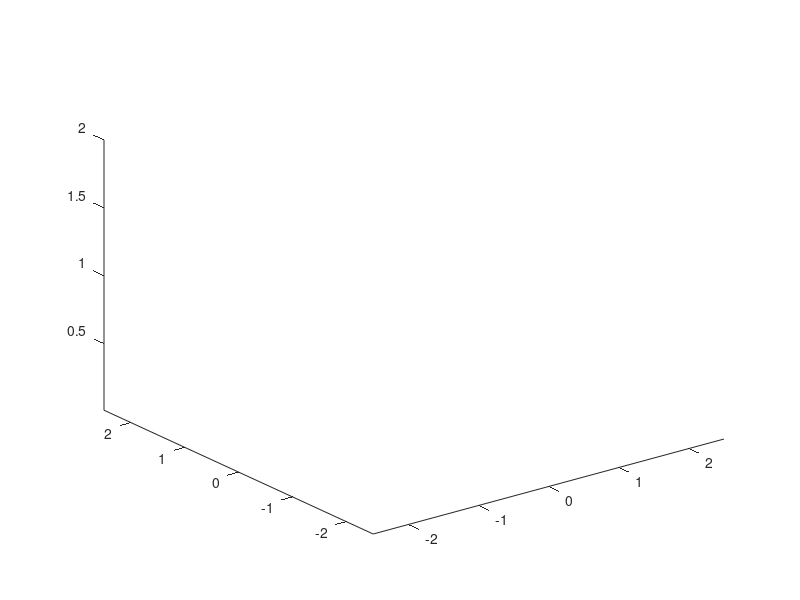

Write MATLAB code to recreate this figure. (Note: this script raises an error after producing the figure.)
%% Assignment 2
% Daniel McMahon 14317958
% Jennifer Wilson 13936277

clear;
clf;
clc;
close all;
set(0,'DefaultFigureWindowStyle','docked')
view(3)
hold on
axis([-2.5, 2.5, -2.5, 2.5, 0.01, 2]);

% Setup Environment
LoadEnvironment();

% Load Robots
steps = 50;
gripperLength = 0.24;
gripperHeight = 0.025;

% Orientation for the end-effector.
pointForwards = trotx(270, 'deg');
pointDown = trotx(180,'deg');
pointBackwards = trotx(90, 'deg');

[harvesterBot,sortingBot,rightHarvester,leftHarvester,rightSorter,leftSorter] = LoadRobots();

%% Generate Produce
producePositions = []; % Initialize empty array for positions
produceTags = {};      % Initialize empty cell array for tags

% unsorted box position for EE
unsortedBoxEEPos = [0, 0, 0.6]; % box to drop produce

% Sorted box positions for EE
goodBoxEEPose = [0.6, -1.75, 0.6];
badBoxEEPose = [1.1, -1, 0.6];

% locations for fruit to be placed when dropped
[unsortedBoxMix,unsortedBox,goodBox,badBox] = ProduceClass.BoxLocations();

% Tomatoes
% [producePositions,tomatoObject,tomatoVertices,produceTags] = Produce.GenerateTomatoes();

% Potatoes
[producePositions,potatoObject,potatoVertices,produceTags] = ProduceClass.GeneratePotatoes();

% Mix
% [producePositions,potatoObject,potatoVertices,tomatoObject,tomatoVertices,produceTags] = Produce.GenerateMix();


%% Testing Harvester Bot

% Loop through each produce position and associated tag.
for i = 1:size(producePositions, 1)
    % Determine the EE orientation, pickup offset, and current produce object based on produce type.
    if strcmp(produceTags{i}, 'Tomatoes')
        EEDirection = pointForwards;
        pickupOffset = [0, -gripperLength, gripperHeight]; % Offset for tomatoes on the tree.
        currentObject = tomatoObject{i};
        currentVertices = tomatoVertices{i};
    elseif strcmp(produceTags{i}, 'Potatoes')
        EEDirection = pointDown;
        pickupOffset = [0, 0, gripperLength]; % Offset for potatoes on the ground.
        currentObject = potatoObject{i}; % Assuming potatoObject and potatoVertices are defined similarly.
        currentVertices = potatoVertices{i};
    end

    idleHarvester = [0,1.25,0.6];

    % Define approach and pickup positions based on produce position.
    startPos = producePositions(i, :) + [0, -0.3, 0.1]; % Approach position.
    pickupPos = producePositions(i, :) + pickupOffset; % Exact pickup position.
    
    % Define the drop-off positions at the unsorted box.
    hoverPos = unsortedBoxEEPos + [0, 0, 0.5]; % Hover above the unsorted box.
    dropOffPos = unsortedBoxEEPos; % Drop-off position.

    % Step 1: Move to approach position near the produce.
    RobotClass.MoveRobot(harvesterBot, startPos, steps, [], [], false, rightHarvester, leftHarvester, EEDirection);

    % Step 2: Move directly to the produce and simulate pickup.
    RobotClass.MoveRobot(harvesterBot, pickupPos, steps, currentObject, currentVertices, false, rightHarvester, leftHarvester, EEDirection);
    RobotClass.GripperMove(rightHarvester, leftHarvester, 'close'); % Simulate gripping.

    % Step 3: Move back slightly after gripping.
    moveBackPos = pickupPos + [0, -0.1, 0]; % Move back a bit after pickup.
    RobotClass.MoveRobot(harvesterBot, moveBackPos, steps, currentObject, currentVertices, true, rightHarvester, leftHarvester, EEDirection);

    % Step 4: Move to hover above the unsorted box.
    RobotClass.MoveRobot(harvesterBot, hoverPos, steps, currentObject, currentVertices, true, rightHarvester, leftHarvester, pointBackwards);

    % Step 5: Lower to the drop-off position.
    RobotClass.MoveRobot(harvesterBot, dropOffPos, steps, currentObject, currentVertices, true, rightHarvester, leftHarvester, pointBackwards);

    % Step 6: Release the object and update its position in the environment.
    RobotClass.GripperMove(rightHarvester, leftHarvester, 'open');
    ObjectClass.DropObject(harvesterBot, currentObject, currentVertices, unsortedBox(i, :));

    % Step 7: Move back up to a safe hover position.
    safePos = dropOffPos + [0, 0, 0.2];
    RobotClass.MoveRobot(harvesterBot, safePos, steps, [], [], false, rightHarvester, leftHarvester, pointBackwards);

    RobotClass.MoveRobot(harvesterBot, idleHarvester, steps, [], [], false, rightHarvester, leftHarvester, pointForwards);
end


%% Testing Sorting Bot

% Initialize counters for the good and bad boxes.
goodBoxCount = 0;
badBoxCount = 0;

numProduce = size(unsortedBox, 1);
qualityLabels = ProduceClass.RandomizeQuality(numProduce);

travelHeight = 0.8; % Set a reasonable height for traveling to avoid joint spasms.
fixedXPos = 0.25; % Fixed X position during travel to ensure a more predictable path.

idleSorter = [0.25, -0.2, 1.0]; % Idle pose;

% Loop through each item in the unsorted box.
for i = 1:size(unsortedBox, 1)
    % Determine the object type for each item and select the correct object and vertices.
    if strcmp(produceTags{i}, 'Tomatoes')
        currentObject = tomatoObject{i};
        currentVertices = tomatoVertices{i};
    elseif strcmp(produceTags{i}, 'Potatoes')
        currentObject = potatoObject{i};
        currentVertices = potatoVertices{i};
    end

    % Define starting and hover positions above the item in the unsorted box.
    startPos = unsortedBox(i, :) + [0, 0, gripperLength + 0.5]; % Hover above the item.
    pickupItem = unsortedBox(i, :) + [0, 0, gripperLength]; % Lower to the item's position.
    hoverPos = [fixedXPos, pickupItem(2), travelHeight]; % Travel hover position with fixed X.

    % Determine the target box and EE pose based on the item's quality.
    if strcmp(qualityLabels{i}, 'good')
        targetBox = goodBox(min(goodBoxCount + 1, size(goodBox, 1)), :);
        targetEEPose = goodBoxEEPose;
        targetOrientation = pointBackwards; % Point towards negative Y for the good box.
        goodBoxCount = goodBoxCount + 1;
    else
        targetBox = badBox(min(badBoxCount + 1, size(badBox, 1)), :);
        targetEEPose = badBoxEEPose;
        targetOrientation = trotx(90, 'deg'); % Point towards positive X for the bad box.
        badBoxCount = badBoxCount + 1;
    end

    % Define the drop-off positions for the selected box.
    dropOffPos = [fixedXPos, targetEEPose(2), travelHeight]; % Travel position at fixed X and height.
    finalPos = targetEEPose; % Final EE hover position over the drop-off point.

    % Step 1: Move to hover above the unsorted item.
    RobotClass.MoveRobot(sortingBot, startPos, steps, [], [], false, rightSorter, leftSorter, pointDown);

    % Step 2: Lower to the item position (simulate pickup).
    RobotClass.MoveRobot(sortingBot, pickupItem, steps, currentObject, currentVertices, false, rightSorter, leftSorter, pointDown);
    RobotClass.GripperMove(rightSorter, leftSorter, 'close'); % Simulate gripping.

    % Step 3: Move back up to the hover position at travel height.
    RobotClass.MoveRobot(sortingBot, hoverPos, steps, currentObject, currentVertices, true, rightSorter, leftSorter, pointDown);

    % Step 4: Move in a straight line to the drop-off position.
    RobotClass.MoveRobot(sortingBot, dropOffPos, steps, currentObject, currentVertices, true, rightSorter, leftSorter, targetOrientation);

    % Step 5: Move to the final EE position above the target box.
    RobotClass.MoveRobot(sortingBot, finalPos, steps, currentObject, currentVertices, true, rightSorter, leftSorter, targetOrientation);

    % Step 6: Release the object.
    RobotClass.GripperMove(rightSorter, leftSorter, 'open');
    
    % Step 7: Place the item at the target box position.
    ObjectClass.DropObject(sortingBot, currentObject, currentVertices, targetBox);

    % Step 8: Move back up to a safe hover position after releasing the object.
    RobotClass.MoveRobot(sortingBot, finalPos + [0, 0, 0.3], steps, [], [], false, rightSorter, leftSorter, pointForwards);

    % Step 9: Move to idle position after sorting.
    RobotClass.MoveRobot(sortingBot, idleSorter, steps, [], [], false, rightSorter, leftSorter, pointDown);
end